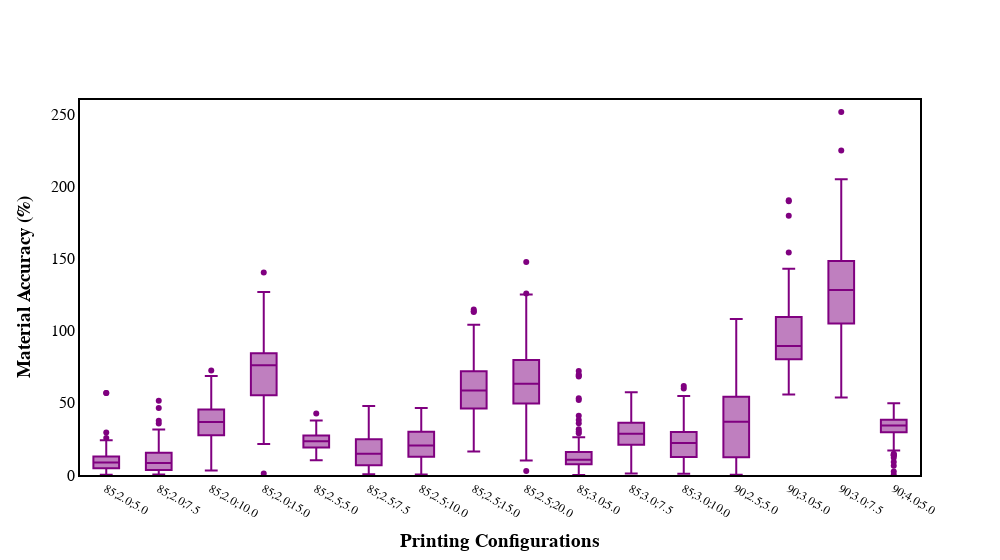

Write notebook code for a chart like this one.
### Markdown cell above
### Plot material accuracy relationship - Figure 2b

### Code cell
import plotly.graph_objects as go
layout = go.Layout(
    paper_bgcolor='rgba(0,0,0,0)',
    plot_bgcolor='rgba(0,0,0,0)'
)
fig = go.Figure(layout = layout)
fig.add_trace(go.Box( x=diff["combo2b_lab"], 
                     y=diff["material accuracy(%)"], 
                     name="Material accuracy (%)", 
                     hoverinfo = "text",
                     marker_color = 'purple',
                     text=labels))
fig.update_layout(
    #title="Material accuracy distribution",
    xaxis_title="<b>Printing Configurations</b>",
    yaxis_title="<b>Material Accuracy (%)</b>",
    yaxis={"range":[0,260]},
    width=1000,
    font=dict(family='serif', color='black', size=16)
    )
fig.update_xaxes(tickfont=dict(family='serif', color='black', size=12))

fig.update_yaxes(showgrid=False, gridwidth=1, gridcolor='gray')
fig.update_xaxes(showgrid=False, gridwidth=1, gridcolor='gray')
fig.update_xaxes(showline=True, linewidth=2, linecolor='black', mirror=True)
fig.update_yaxes(showline=True, linewidth=2, linecolor='black', mirror=True)
#uncomment to save the figure
#fig.write_image("box2.pdf")
fig.show()

### Figure 1 — Plotly figure (JSON) as saved in the notebook; plotly's stock layout.template omitted (floating-point values rounded to 4 significant figures; data arrays with more than 128 entries replaced by an {"elided": "..."} marker saying what was removed)
{"data": [{"hoverinfo": "text", "marker": {"color": "purple"}, "name": "Material accuracy (%)", "text": {"elided": "1823 str values"}, "type": "box", "x": {"elided": "1823 str values"}, "y": {"elided": "1823 float values"}}], "layout": {"font": {"color": "black", "family": "serif", "size": 16}, "paper_bgcolor": "rgba(0,0,0,0)", "plot_bgcolor": "rgba(0,0,0,0)", "width": 1000, "xaxis": {"gridcolor": "gray", "gridwidth": 1, "linecolor": "black", "linewidth": 2, "mirror": true, "showgrid": false, "showline": true, "tickfont": {"color": "black", "family": "serif", "size": 12}, "title": {"text": "<b>Printing Configurations</b>"}}, "yaxis": {"gridcolor": "gray", "gridwidth": 1, "linecolor": "black", "linewidth": 2, "mirror": true, "range": [0, 260], "showgrid": false, "showline": true, "title": {"text": "<b>Material Accuracy (%)</b>"}}}}
